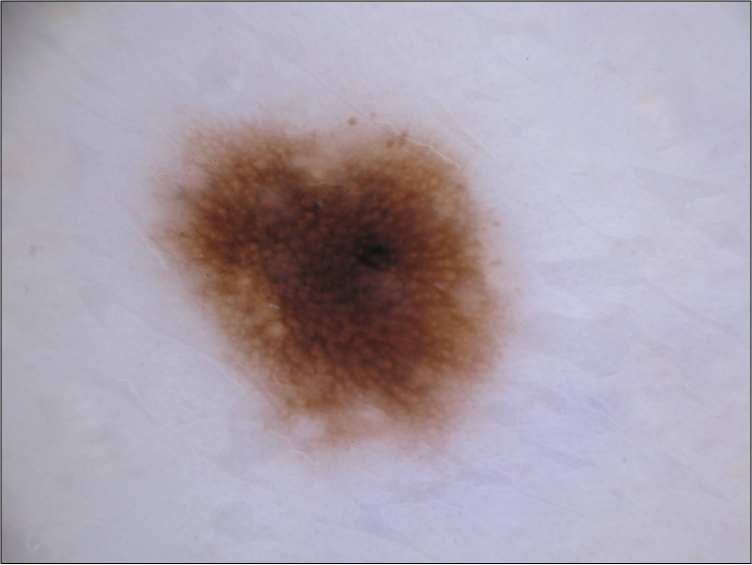
#> input picture TP4 - SVM/nevus.jpg, 1504 x 1129 px, found by its file name (shown at 1/2 size); the run also reads 2 pictures not shown here
$ jupyter execute --allow-errors TP_Unsupervised_2_NMF-kmeans_MOREIRA.ipynb
#> lines starting #> are read from the running program, lines starting #| are printed output that depends on the picture
MOREIRA TEIXEIRA Luiz Fernando

## Practical Session - Unsupervised Learning

This Practical session is about unsupervised learning. We will use the dimensionality reduction and clustering techniques presented this morning to analyze both toy examples and real images.

Please answer the questions and complete the code where you see (`XXXXXXXXXX`).

First let's load the functions we will use

[cell 1]
import numpy as np
import numpy.matlib
import math
import matplotlib.pyplot as plt
plt.close('all')

from sklearn.model_selection import train_test_split
from sklearn.neighbors import KNeighborsClassifier
from sklearn.decomposition import NMF
from sklearn.cluster import KMeans
from sklearn.decomposition import PCA
from sklearn.decomposition import FastICA

from scipy import linalg as LA
from scipy.stats import ortho_group
from scipy.stats import gennorm

import skimage.io

from skimage.io import imread
from skimage.transform import resize
from skimage.transform import rescale
from skimage import img_as_bool

from mpl_toolkits.axes_grid1 import AxesGrid
from scipy.spatial.distance import dice
from skimage.measure import find_contours

from scipy.io import loadmat

# I - Dimensionnality reduction: NMF

## I - 1) Dataset

You will first work on the same face images as during the practical work 1.

Load the original images present in the files *'YaleB\_32x32.mat'*. This is a small part of the freely available Extended Yale Face Database B downloaded from http://www.cad.zju.edu.cn/home/dengcai/Data/FaceData.html. It contains 2414 cropped images resized to 32x32 pixels. Every image is represented as a vector 1x1024 and all images are stacked in a matrix called data. There are 38 subjects with around 64 near frontal images per individual under different illumination conditions. Once loaded and normalised the data, such that the pixels are between 0 and 1, you can plot images using the function *'imshow'*.

**Goal**

The goal of this part is to evaluate the performance of the dimensionality reduction techniques presented this morning for face recognition. We divide the data-set into two parts, training and test. For every dimensionality reduction technique, you will first extract a set of basis images from your training data-set. Then, you will project the test subjects in this new basis and use the nearest neighbor algorithm to evaluate the performance of the dimensionality reduction technique.

Let's load the data and define a function to plot the faces. If you do not remember how the dataset is constituted, please refer to the previous practical work.

[cell 2]
if 'google.colab' in str(get_ipython()):
  !pip install googledrivedownloader
  from googledrivedownloader import download_file_from_google_drive
  download_file_from_google_drive(file_id='1rgICXtcIAgDqSoHnNXNZMD_iNABF3RZA',dest_path='./YaleB_32x32.mat')
else:
  print('You are not using Colab. Please define working_dir with the absolute path to the folder where you downloaded the data')

# Please modify working_dir only if you are using your Anaconda (and not Google Colab)
Working_directory="/home/luiz/Documents/Telecom Paris/IMA/IM05 - Apprentissage pour l'image"


#> (the rest of this cell did not finish here and is left out)

## I - 2) NMF

Here you will test Non-negative Matrix factorization. The basis images of the training are in the matrix $W_{train}$ and the scores (or coefficients) to test the performance in $H_{train}$. The test scores are computed as $H_{test}=W_{train}^{-1}X_{test}$.

**Question**

1. Use the scikit-learn implementation to test the performance.
2. Plot the basis images and compare them with respect to the basis images obtained using PCA and ICA in the last practical work. What can you say ?

**Answer:**

We can observe that the NMF basis images appear darker because the method’s nonnegativity constraint forces an additive, parts-based representation, which limits the overall brightness. In contrast, PCA and ICA allow negative coefficients, capturing global variations in the data; however, this results in reconstructions that are more pixelated or blurred due to the mix of positive and negative contributions, leading to significant differences in lighting.

3. What about the performances of NMF, i.e. computational time and classification accuracy ?

**Answer:**

Although we did not record the exact computational time, it is clear that NMF runs noticeably faster than PCA. Moreover, NMF achieves much better classification accuracy, scoring 87% compared to 71% for PCA.

4. Do you think that it is a good idea to use a PCA before the NMF algorithm? Why?

**Answer:**

No, it's not recommended to apply PCA before NMF. PCA can produce negative values in its output, but NMF requires nonnegative data to generate a meaningful, parts-based representation. This conflict can compromise the effectiveness of NMF, leading to suboptimal results.

[cell 3]
# NMF (scikit-learn implementation)
Ncomponents=100
model = NMF(init='random', solver='mu', n_components=Ncomponents, tol=1e-3,max_iter=300, random_state=0)
#> (the rest of this cell did not finish here and is left out)

Implement your own implementation in `NNMFLecture` following the lecture slides. Complete the missing lines (`XXXXXXXXXX`)

[cell 4]
# [75 lines left out: function NNMFLecture, not called in this run]

[cell 5]
# NMF (your own implementation)
Ncomponents=100
#> (the rest of this cell did not finish here and is left out)

- What do you observe?

**Answer:**

The results are very similar to the scikit-learn implementation and we can see that the algorithm converges to a minimum in our implementation. The plotted faces are very similar and the accuracy of the classification is almost the same, begin just 0.002 higher than the previous one.

- What is the limitation of doing an inversion for Htest_nnmf? How would you avoid that?

**Answer:**

The limitation of directly inverting Htest_nnmf is that it is a non-square matrix, its dimensions don't match, so a regular inverse does not exist. Instead, you can compute its pseudo-inverse (Moore-Penrose inverse), which provides a least-squares solution that works even for non-square matrices. This approach avoids the issue and allows you to reliably obtain an approximation for the inversion operation.

## I-3) ICA and NMF in the presence of noise

We will now compare ICA and NMF results in the presence of noise within the dataset. Please note that during the class on ICA, the dataset $X$ was assumed to be noiseless: we were looking for a decomposition such that $X = AS$, and not $X = AS + N$, where $N$ would be a noise term.

1. How do you think that ICA might behave in the presence of noise? You might in particular consider the case of a Gaussian noise N.

**Answer:**
ICA typically assumes a noiseless model (i.e., X=ASX=AS) and relies on non-Gaussianity to separate independent components. When Gaussian noise (which is itself highly Gaussian) is present, ICA struggles because the noise masks the non-Gaussian features of the true sources. This can lead to less accurate separation, with the recovered components being contaminated or less distinct.

2. On the other hand, do you think that NMF behaves better? If so, for what kind of noises?

**Answer:**

NMF, on the other hand, decomposes data into additive, nonnegative parts and is naturally more robust to certain types of noise, especially nonnegative noise. While Gaussian noise can still affect NMF since it can include negative fluctuations, the parts-based, additive constraint of NMF often provides a more stable and interpretable representation in noisy environments compared to ICA.

In the following, we will try to compare the behavior of ICA and NMF in the presence of noise. Do the following:
- add some Gaussian noise to both the training and the testing dataset.
- apply both NMF and ICA (the second architecture you implemented in the previous practical work) on the noisy dataset. For both, you can use 250 features.
- use the NN algorithm to classify the images from the features extracted from ICA and NMF.

Redo the same for different noise levels. Plot a curve of the classification accuracy when either ICA or NMF are used as pre-processing steps. Comment your results.

**Comment:**

NMF shows strong robustness even when noise is present. Its accuracy starts high and drops only slightly from the beginning, staying above 70% even at sigma = 0.15. In contrast, ICA's accuracy falls sharply from the start, and by sigma = 0.1 its performance is already very poor. This clearly shows that NMF handles noisy data much better than ICA.

[cell 6]
sigmaTab = np.array([0,0.05,0.1,0.15,0.2,0.25,0.3,0.4,0.5])
scoreNMF = np.zeros(len(sigmaTab))
scoreICA = np.zeros(len(sigmaTab))
scoreICA1 = np.zeros(len(sigmaTab))


#> (the rest of this cell did not finish here and is left out)

[cell 7]
plt.figure(),plt.plot(sigmaTab,scoreNMF)
plt.plot(sigmaTab,scoreICA)
plt.legend(['NMF','ICA'])
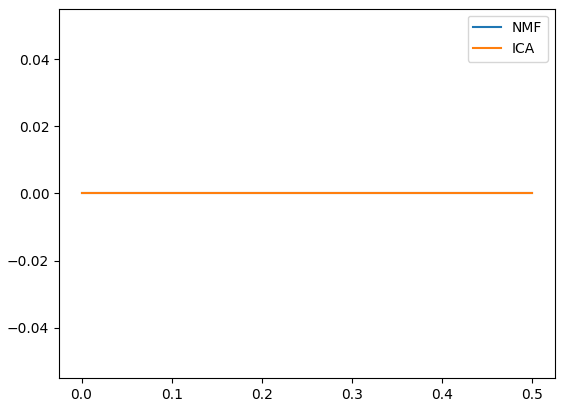
#> figure drawn by matplotlib, 1 panel

# II - Clustering: K-means

We will now work on the K-means algorithm. First, the K-means algorithm will be used to cluster the toy examples datasets of the first practical work. Then, it will be used to segment real images.

## II - 1) Toy examples

Let us first define the toy examples.

[cell 8]
def generate_scenario(scenario=3, n_samples0 = 100, n_samples1 = 30):

    y = np.concatenate((np.zeros([n_samples0,1]) , np.ones([n_samples1,1])) , axis=0)

    if scenario == 1:
        # Separate Gaussian
        mean0 = [2, 3]
        mean1 = [12, 14]
        cov0 = [[1, 1.5], [1.5 ,3]]
        cov1 = 2 ** 2 * np.eye(2)
        X0 = np.random.multivariate_normal(mean0, cov0, n_samples0, check_valid='raise')
        X1 = np.random.multivariate_normal(mean1, cov1, n_samples1, check_valid='raise')

    elif scenario == 2:
        # Overlapping Gaussian
        mean0 = [2, 3]
        mean1 = [5, 7]
        cov0 = [[1, 1.5], [1.5 ,3]]
        cov1 = [[2, 3], [3 ,6]]
        X0 = np.random.multivariate_normal(mean0, cov0, n_samples0, check_valid='raise')
        X1 = np.random.multivariate_normal(mean1, cov1, n_samples1, check_valid='raise')


    elif scenario == 3:
        # Overlapping Gaussian
        mean0 = [0, 0]
        mean1 = [0, 0]
        cov0 = [[50, 15], [15, 6]]#cov0 = [[50, 4], [4, 2]]
        cov1 = [[2, 0], [0 ,50]]#cov1 = [[2, 0], [0 ,50]]
        X0 = np.random.multivariate_normal(mean0, cov0, n_samples0, check_valid='raise')
        X1 = np.random.multivariate_normal(mean1, cov1, n_samples1, check_valid='raise')


    elif scenario == 4:
        # Circles
        # 1 circle
        angle0=np.linspace(0, 2 * np.pi, n_samples0);
        X0=np.vstack((8*np.cos(angle0) , 8*np.sin(angle0))).T

        # 2 circle
        angle1=np.linspace(0, 2 * np.pi, n_samples1);
        X1=np.vstack((2*np.cos(angle1) , 2*np.sin(angle1))).T

    return X0,X1,y

# [36 lines left out: function plotResults, not called in this run]


def frontiere(model, X, y, step=50):

    labels = np.unique(y)

    min_tot = np.min(X)
    max_tot = np.max(X)
    delta = (max_tot - min_tot) / step
    xx, yy = np.meshgrid(np.arange(min_tot, max_tot, delta),
                         np.arange(min_tot, max_tot, delta))
    z = np.array( model.predict(np.c_[xx.ravel(), yy.ravel() ]) )
    z = z.reshape(xx.shape)

    plt.imshow(z, origin='lower', extent=[min_tot, max_tot, min_tot, max_tot],
               interpolation="mitchell", cmap='RdBu')

    cbar = plt.colorbar(ticks=labels)
    cbar.ax.set_yticklabels(labels)

    plt.scatter(X[np.where(yKmeans == 0)[0],0],X[np.where(yKmeans == 0)[0],1],c='r', label='Predicted class 0')
    plt.scatter(X[np.where(yKmeans == 1)[0],0],X[np.where(yKmeans == 1)[0],1],c='b', label='Predicted class 1')

    plt.ylim([min_tot, max_tot])
    plt.xlim([min_tot, max_tot])

Now, create the data we will use.

[cell 9]
## Choose the scenarioIndex (value between 1 and 4)
scenarioIndex = 1
##

X0,X1,y = generate_scenario(scenario=scenarioIndex, n_samples0 = 350, n_samples1 = 350)
X=np.concatenate((X0,X1),axis=0)

plt.figure(figsize=(6, 6))
plt.scatter(X0[:,0],X0[:,1],c='r', label='Class 0')
plt.scatter(X1[:,0],X1[:,1],c='b', label='Class 1')
plt.title('Original data')
plt.legend()
plt.show()
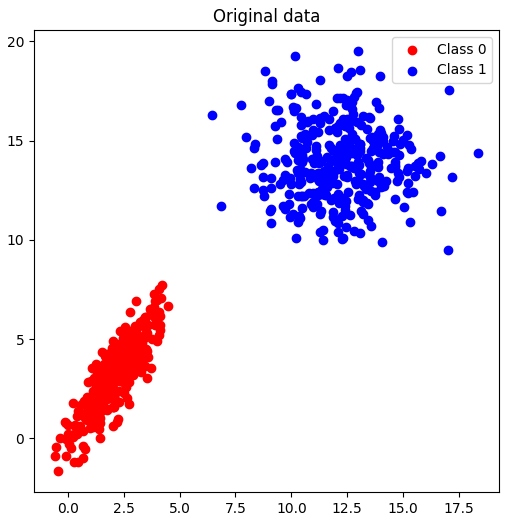
#> figure drawn by matplotlib, 1 panel

Use the K-means to find the different clusters in the dataset. K-means will be used on X and we will check whether it can well separate the two classes.

**Question:**
1. Does it work well in all scenarios ? Why ? Is it always easy to define the correct number of clusters ?

**Answer:**

K-means works best when clusters are clearly separated. In Scenario 1, where the classes are well defined, it performs very well. In Scenario 2, where there's some overlap between classes, it works moderately but not perfectly. In Scenarios 3 and 4, where different classes are mixed together, k-means struggles to distinguish them correctly. Also, choosing the right number of clusters isn’t always simple, it depends on the problem. For simple toy examples, setting k = 2 might be obvious, but in more complex cases, finding the correct number of clusters requires deeper analysis.

[cell 10]
## K-means
Ncluster= 2 # choose a number of clusters
kmeans=KMeans(n_clusters=Ncluster)
yKmeans=kmeans.fit_predict(X)

plt.figure(figsize=(17, 6))
plt.subplot(131)
plt.scatter(X[np.where(y == 0)[0],0],X[np.where(y == 0)[0],1],c='r', label='Class 0')
plt.scatter(X[np.where(y == 1)[0],0],X[np.where(y == 1)[0],1],c='b', label='Class 1')
plt.title('Original data')
plt.legend()

plt.subplot(132)
plt.scatter(X[np.where(yKmeans == 0)[0],0],X[np.where(yKmeans == 0)[0],1],c='r', label='Predicted class 0')
plt.scatter(X[np.where(yKmeans == 1)[0],0],X[np.where(yKmeans == 1)[0],1],c='b', label='Predicted class 1')
plt.title('K-Means')
plt.legend()

plt.subplot(133)
frontiere(kmeans, X, y, step=50)

plt.show()
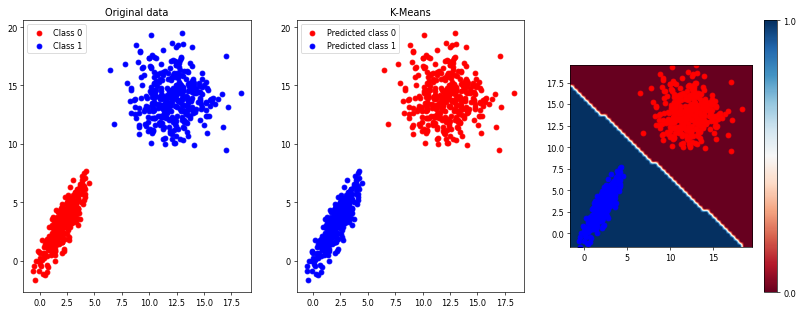
#> figure drawn by matplotlib, 4 panels

[cell 11]
## Choose the scenarioIndex (value between 1 and 4)
scenarioIndex = 2
##

X0,X1,y = generate_scenario(scenario=scenarioIndex, n_samples0 = 350, n_samples1 = 350)
X=np.concatenate((X0,X1),axis=0)

## K-means
Ncluster= 2 # choose a number of clusters
kmeans=KMeans(n_clusters=Ncluster)
yKmeans=kmeans.fit_predict(X)

plt.figure(figsize=(17, 6))
plt.subplot(131)
plt.scatter(X[np.where(y == 0)[0],0],X[np.where(y == 0)[0],1],c='r', label='Class 0')
plt.scatter(X[np.where(y == 1)[0],0],X[np.where(y == 1)[0],1],c='b', label='Class 1')
plt.title('Original data')
plt.legend()

plt.subplot(132)
plt.scatter(X[np.where(yKmeans == 0)[0],0],X[np.where(yKmeans == 0)[0],1],c='r', label='Predicted class 0')
plt.scatter(X[np.where(yKmeans == 1)[0],0],X[np.where(yKmeans == 1)[0],1],c='b', label='Predicted class 1')
plt.title('K-Means')
plt.legend()

plt.subplot(133)
frontiere(kmeans, X, y, step=50)

plt.show()
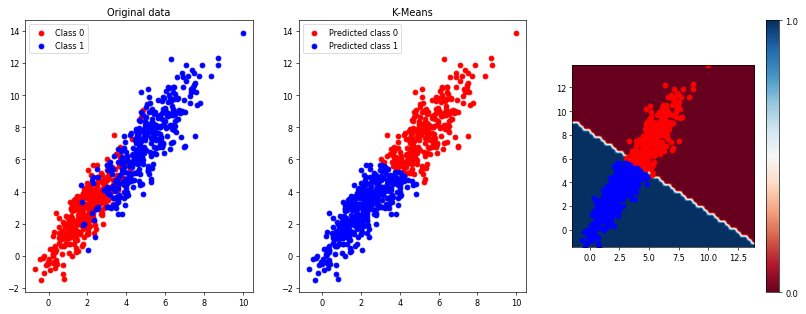
#> figure drawn by matplotlib, 4 panels

[cell 12]
## Choose the scenarioIndex (value between 1 and 4)
scenarioIndex = 3
##

X0,X1,y = generate_scenario(scenario=scenarioIndex, n_samples0 = 350, n_samples1 = 350)
X=np.concatenate((X0,X1),axis=0)

## K-means
Ncluster= 2 # choose a number of clusters
kmeans=KMeans(n_clusters=Ncluster)
yKmeans=kmeans.fit_predict(X)

plt.figure(figsize=(17, 6))
plt.subplot(131)
plt.scatter(X[np.where(y == 0)[0],0],X[np.where(y == 0)[0],1],c='r', label='Class 0')
plt.scatter(X[np.where(y == 1)[0],0],X[np.where(y == 1)[0],1],c='b', label='Class 1')
plt.title('Original data')
plt.legend()

plt.subplot(132)
plt.scatter(X[np.where(yKmeans == 0)[0],0],X[np.where(yKmeans == 0)[0],1],c='r', label='Predicted class 0')
plt.scatter(X[np.where(yKmeans == 1)[0],0],X[np.where(yKmeans == 1)[0],1],c='b', label='Predicted class 1')
plt.title('K-Means')
plt.legend()

plt.subplot(133)
frontiere(kmeans, X, y, step=50)

plt.show()
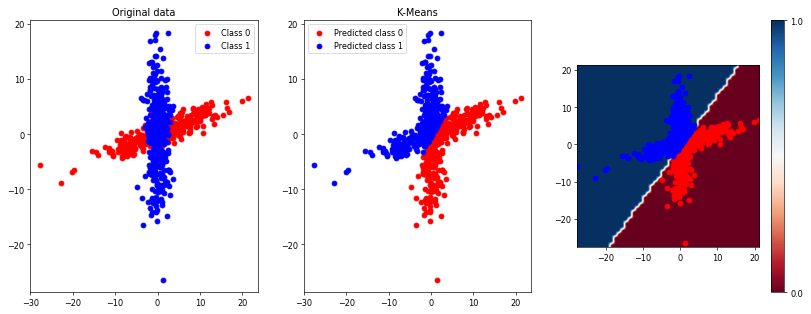
#> figure drawn by matplotlib, 4 panels

[cell 13]
## Choose the scenarioIndex (value between 1 and 4)
scenarioIndex = 4
##

X0,X1,y = generate_scenario(scenario=scenarioIndex, n_samples0 = 350, n_samples1 = 350)
X=np.concatenate((X0,X1),axis=0)

## K-means
Ncluster= 2 # choose a number of clusters
kmeans=KMeans(n_clusters=Ncluster)
yKmeans=kmeans.fit_predict(X)

plt.figure(figsize=(17, 6))
plt.subplot(131)
plt.scatter(X[np.where(y == 0)[0],0],X[np.where(y == 0)[0],1],c='r', label='Class 0')
plt.scatter(X[np.where(y == 1)[0],0],X[np.where(y == 1)[0],1],c='b', label='Class 1')
plt.title('Original data')
plt.legend()

plt.subplot(132)
plt.scatter(X[np.where(yKmeans == 0)[0],0],X[np.where(yKmeans == 0)[0],1],c='r', label='Predicted class 0')
plt.scatter(X[np.where(yKmeans == 1)[0],0],X[np.where(yKmeans == 1)[0],1],c='b', label='Predicted class 1')
plt.title('K-Means')
plt.legend()

plt.subplot(133)
frontiere(kmeans, X, y, step=50)

plt.show()
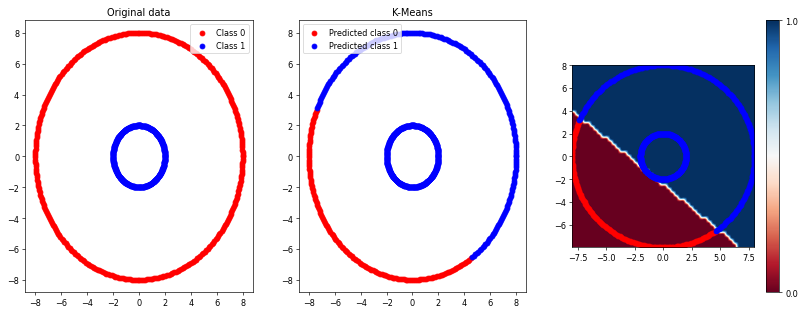
#> figure drawn by matplotlib, 4 panels

Now, implement your own K-means using the Lloyd's algorithm.

[cell 14]
def KMeansLecture(X,K=2,tol=1e-4, max_iter=300):
#> called with X = array of shape (700, 2), K = 2, tol = 0.0001, max_iter = 300
    indices = np.random.choice(X.shape[0], size = K, replace = False)
    centroids = X[indices]

    labels = np.zeros(X.shape[0], dtype=int)
    new_centroids = np.copy(centroids)

    for iteration in range(max_iter):
        # For each data point, compute the distance to each centroid and assign it to the nearest one.
        for i in range(X.shape[0]):
            distances = np.linalg.norm(X[i] - centroids, axis=1)
            labels[i] = np.argmin(distances)

        for k in range(K):
            cluster_points = X[labels == k]
            if len(cluster_points) > 0:
                new_centroids[k] = np.mean(cluster_points, axis=0)
            else:
                # Optional: reinitialize if a cluster gets no points.
                new_centroids[k] = centroids[k]


    return labels, new_centroids

Now, test your K-means algorithm.

[cell 15]
## K-means
Ncluster= 2 # choose a number of clusters
yKmeans,muTab = KMeansLecture(X,K=Ncluster,tol=1e-4)

plt.figure(figsize=(17, 6))
plt.subplot(131)
plt.scatter(X[np.where(y == 0)[0],0],X[np.where(y == 0)[0],1],c='r', label='Class 0')
plt.scatter(X[np.where(y == 1)[0],0],X[np.where(y == 1)[0],1],c='b', label='Class 1')
plt.title('Original data')
plt.legend()

plt.subplot(132)
plt.scatter(X[np.where(yKmeans == 0)[0],0],X[np.where(yKmeans == 0)[0],1],c='r', label='Predicted class 0')
plt.scatter(X[np.where(yKmeans == 1)[0],0],X[np.where(yKmeans == 1)[0],1],c='b', label='Predicted class 1')
plt.title('K-Means')
plt.legend()
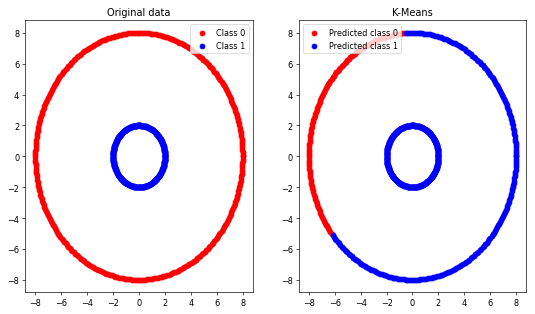
#> figure drawn by matplotlib, 2 panels

## II-2) K-means for skin lesion segmentation

In this section, you will use the K-means to segment skin lesion images. You will use two images from the ISIC dataset (www.isic-archive.com), one nevus and one melanoma with their respetive manual segmentation.

**Goal**

The goal of this section is to delineate the contours (i.e. segment) of the skin lesions using k-means.

Let's first load the data. The images are rescaled so that the computations are faster.

[cell 16]
if 'google.colab' in str(get_ipython()):
  download_file_from_google_drive(file_id='1_TeYzLLDoKbPX4xXAOAM_mQiT2nLHgvp',dest_path='./data/nevus.jpg')
  download_file_from_google_drive(file_id='1iQZdUiuK_FwZ7mik7LB3eN_H_IUc5l7b',dest_path='./data/nevus-seg.jpg')
  download_file_from_google_drive(file_id='1yZ46UzGhwO7g5T8397JpewBl6UqgRo5J',dest_path='./data/melanoma.jpg')
  download_file_from_google_drive(file_id='1B2Ol92mBcHN6ah3bpoucBbBbHkPMGC8D',dest_path='./data/melanoma-seg.png')
else:
  print('You are not using Colab. Please define working_dir with the absolute path to the folder where you downloaded the data')

# Please modify working_dir only if you are using your Anaconda (and not Google Colab)
Working_directory='./'


# Nevus
nevus = imread(Working_directory + 'nevus.jpg')
#> nevus is the input picture: shape (1129, 1504, 3); mean R, G, B 170.3, 160.3, 173.1
nevus=nevus[2:-2,2:-2,:] # remove border (it contains artifacts)
#> nevus: shape (1125, 1500, 3)
nevusMask = imread(Working_directory + 'nevus-seg.jpg')
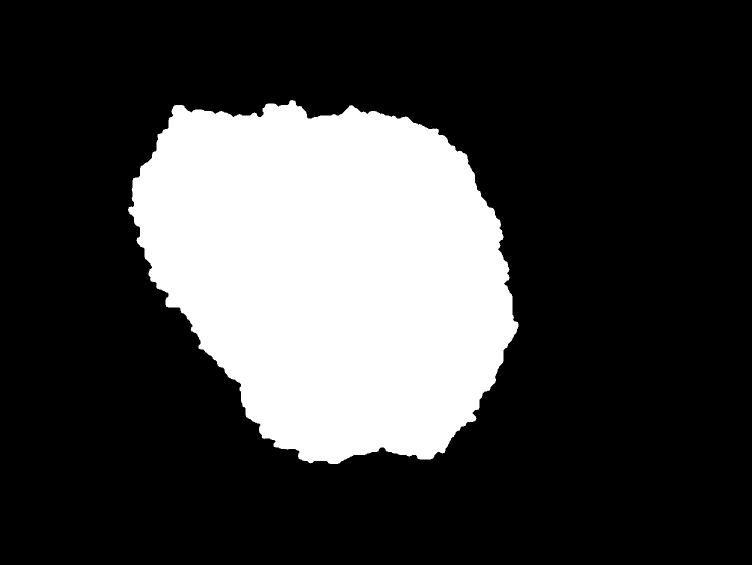
#> input picture TP4 - SVM/nevus-seg.jpg, 1504 x 1129 px, found by its file name (shown at 1/2 size)
#> nevusMask is the input picture: shape (1129, 1504); min 0, max 255, mean 62.4
nevusMask=nevusMask[2:-2,2:-2] # remove border (it contains artifacts)
#> nevusMask: shape (1125, 1500)
#> (the rest of the program and of its run is left out)
